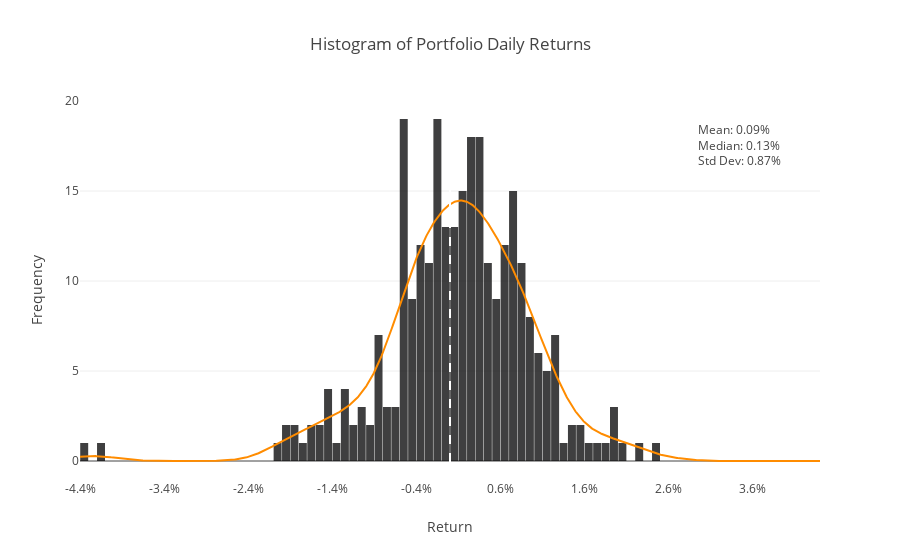

Notebook source saved alongside this figure:
### Code cell
# Remove days with zero returns
returns_nonzero = rendimiento_portfolio[rendimiento_portfolio != 0]

# Calculate statistics
mean_return = returns_nonzero.mean()
median_return = returns_nonzero.median()
std_dev = returns_nonzero.std()

# Calculate the range for the bins
max_abs_return = max(abs(returns_nonzero.min()), abs(returns_nonzero.max()))
min_return = -np.ceil(max_abs_return * 1000) / 1000
max_return = np.ceil(max_abs_return * 1000) / 1000

# Create bins for every 10 basis points
bins = np.arange(min_return, max_return + 0.001, 0.001)

# Create the Plotly figure
fig = go.Figure()

# Add histogram trace
fig.add_trace(go.Histogram(
    x=returns_nonzero,
    name='Daily Returns',
    opacity=0.75,
    #marker_color='blue',
    xbins=dict(
        start=min_return,
        end=max_return,
        size=0.001
    ),
    autobinx=False
))

# Add density curve
kde = stats.gaussian_kde(returns_nonzero)
x_range = np.linspace(min_return, max_return, 1000)
y_range = kde(x_range)
fig.add_trace(go.Scatter(x=x_range, y=y_range * len(returns_nonzero) * 0.001, 
                         mode='lines', name='Density', line=dict(color='darkorange')))

# Update layout
fig.update_layout(
    title='Histogram of Portfolio Daily Returns',
    xaxis_title='Return',
    yaxis_title='Frequency',
    bargap=0.05,  # Gap between bars
    showlegend=False,
    xaxis=dict(
        tickformat='.1%',  # Format x-axis labels as percentages
        tickmode='array',
        tickvals=np.arange(min_return, max_return + 0.001, 0.01),  # Major ticks every 1%
        ticktext=[f'{x:.1%}' for x in np.arange(min_return, max_return + 0.001, 0.01)],
        range=[min_return, max_return]  # Center the graph
    )
)

# Add a vertical line at x=0
fig.add_vline(x=0, line_dash="dash", line_color="white")

# Add statistics box
stats_text = (f"Mean: {mean_return:.2%}<br>"
              f"Median: {median_return:.2%}<br>"
              f"Std Dev: {std_dev:.2%}")

fig.add_annotation(
    xref="paper", yref="paper",
    x=0.95, y=0.95,
    text=stats_text,
    showarrow=False,
    font=dict(size=12),
    align="left",
    #bgcolor="white",
    #bordercolor="black",
    borderwidth=1
)

# Show the plot
fig

### Figure 1 — Plotly figure (JSON) as saved in the notebook; plotly's stock layout.template omitted (floating-point values rounded to 4 significant figures; data arrays with more than 128 entries replaced by an {"elided": "..."} marker saying what was removed)
{"data": [{"autobinx": false, "name": "Daily Returns", "opacity": 0.75, "type": "histogram", "x": {"elided": "286 float values"}, "xbins": {"end": 0.044, "size": 0.001, "start": -0.044}}, {"line": {"color": "darkorange"}, "mode": "lines", "name": "Density", "type": "scatter", "x": {"elided": "1000 float values"}, "y": {"elided": "1000 float values"}}], "layout": {"annotations": [{"align": "left", "borderwidth": 1, "font": {"size": 12}, "showarrow": false, "text": "Mean: 0.09%<br>Median: 0.13%<br>Std Dev: 0.87%", "x": 0.95, "xref": "paper", "y": 0.95, "yref": "paper"}], "bargap": 0.05, "shapes": [{"line": {"color": "white", "dash": "dash"}, "type": "line", "x0": 0, "x1": 0, "xref": "x", "y0": 0, "y1": 1, "yref": "y domain"}], "showlegend": false, "title": {"text": "Histogram of Portfolio Daily Returns"}, "xaxis": {"range": [-0.044, 0.044], "tickformat": ".1%", "tickmode": "array", "ticktext": ["-4.4%", "-3.4%", "-2.4%", "-1.4%", "-0.4%", "0.6%", "1.6%", "2.6%", "3.6%"], "tickvals": [-0.044, -0.034, -0.024, -0.014, -0.004, 0.006, 0.016, 0.026, 0.036], "title": {"text": "Return"}}, "yaxis": {"title": {"text": "Frequency"}}}}
